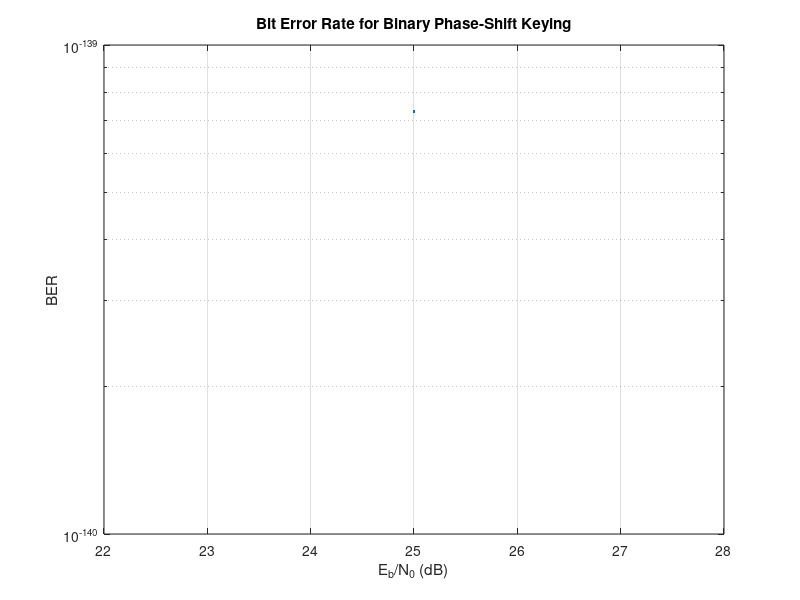

Here is the MATLAB script that generated this plot:
EbN0_dB = 25;
EbN0 = 10.^(EbN0_dB/10);
BER = 1/2.*erfc(sqrt(EbN0));
semilogy(EbN0_dB,BER)
grid on
ylabel('BER')
xlabel('E_b/N_0 (dB)')
title('Bit Error Rate for Binary Phase-Shift Keying')

BER